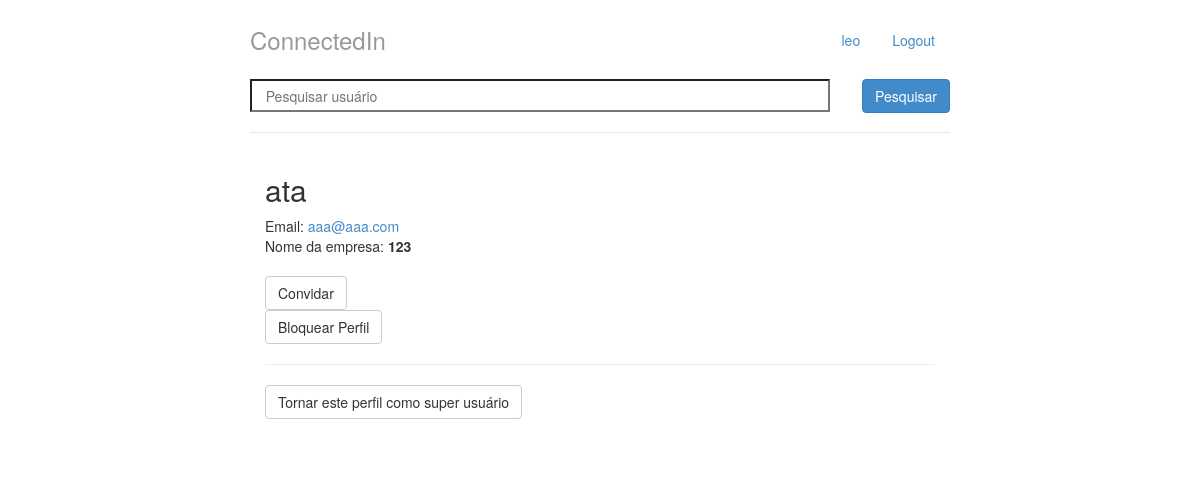
/perfil/4 (signed in), run on the app's committed database.
### perfis/models.py (models this page shows, shortened)
class Perfil(models.Model):
    nome = models.CharField(max_length=255, null=False)
    telefone = models.CharField(max_length=15, null=False)
    nome_empresa = models.CharField(max_length=255, null=False)
    contatos = models.ManyToManyField('self', related_name = 'meus_contatos')
    contatos_bloqueados = models.ManyToManyField('self', related_name = 'meus_contatos_bloqueados', symmetrical=False, through='Bloqueio')
    usuario = models.OneToOneField(User, related_name="perfil", on_delete = models.CASCADE)
    @property
    def email(self):
        return self.usuario.email
    @property
    def superuser(self):
        return self.usuario.is_superuser
    @property
    def meus_bloqueios(self):
        bloqueio = Bloqueio.objects.filter(bloqueador=self)
        return bloqueio
    def pode_convidar(self, perfil):
        convites = Convite.objects.filter(solicitante=self, convidado=perfil).all()
        if len(convites) == 0:
            return self.id != perfil.id and perfil not in self.contatos.all()
        return False
    def pode_bloquear(self, perfil):
        for i in self.meus_bloqueios.all():
            if i.bloqueado.id == perfil.id:
                return False
        return self.id != perfil.id
    def pode_exibir(self, perfil):
        for i in perfil.meus_bloqueios.all():
            if i.bloqueado.id == self.id:
                return False
        return True

### perfis/views.py (the view)
# urls.py: path('perfil/<int:perfil_id>', views.exibir_perfil, name='exibir'),
@login_required
def exibir_perfil(request, perfil_id):
	perfil = Perfil.objects.get(id=perfil_id)
	perfil_logado = get_perfil_logado(request)
	posso_convidar = perfil_logado.pode_convidar(perfil)
	posso_bloquear = perfil_logado.pode_bloquear(perfil)
	posso_exibir = perfil_logado.pode_exibir(perfil)
	return render(request, 'perfil.html',
		          {'perfil' : perfil,
				   'perfil_logado' : perfil_logado, 'posso_convidar': posso_convidar, 'posso_bloquear': posso_bloquear, 'posso_exibir': posso_exibir})

### perfis/views.py (called while the page is built)
@login_required
def get_perfil_logado(request):
	return request.user.perfil

### perfis/templates/perfil.html (shortened to what this page needs)
{% extends 'base.html' %}
{% block body %}
<div class = "col-lg-12">
		{% if posso_exibir %}
				<h2 style="margin-top: 0px">{{ perfil.nome }}</h2>
				<address>
					Email: <a href = "mailto:{{ perfil.email }}">{{ perfil.email }}</a>
					<br>
					Nome da empresa: <strong>{{ perfil.nome_empresa }}</strong>
				</address>
				{% if posso_convidar %}
					<a class="btn btn-default" href = "{% url 'convidar' perfil.id %}">
						Convidar
					</a>
					<br>
				{% endif %}
				{% if posso_bloquear %}
					<button class="btn btn-default" id="btn-confirm">Bloquear Perfil</button>
					<hr/>
					{% if perfil_logado.superuser and not perfil.superuser %}
						<a class="btn btn-default" href = "{% url 'super' perfil.id %}">
							Tornar este perfil como super usuário
						</a>
					{% endif %}
				{% endif %}
		{% else %}
			<h1>Usuário não existe</h1>
		{% endif %}
</div>
{% endblock %}

### perfis/templates/base.html (shortened to what this page needs)
{% load staticfiles %}
<!doctype html>
<html lang = "pt-br">
	<head>
		<link rel="stylesheet"
			 href="{% static 'styles/bootstrap.css' %}">
		<link rel="stylesheet"
			 href="{% static 'styles/main.css' %}">
	</head>
	<body>
		<div class="container">
			<div class = "header">
				{% if request.user.perfil %}
				<ul class = "nav nav-pills pull-right">
					<li><a href = "{% url 'exibir' perfil_logado.id %}">{{ perfil_logado.nome }}</a></li>
					<li><a href = "/logout/">Logout</a></li>
				</ul>
				<a href="{% url 'index' %}" style = "text-decoration:none">
					<h3 class = "text-muted">ConnectedIn</h3>
				</a>
			<form class = "form-signin"  method="post"
    	    	action="{% url 'pesquisar' %}">
    			<input name="nome" id="nome_id" required placeholder="   Pesquisar usuário" style="min-height: 33px; min-width: 580px;">
    			<button class="btn btn-primary pull-right" type="submit">Pesquisar</button>
			</form>
			{% else %}
				<h3 class = "text-muted">ConnectedIn</h3>
			{% endif %}
			<br>
			</div>
			<div class="row content">
				{% block body %}
				{% endblock %}
			</div>
		</div>
	</body>
</html>

### perfis/static/styles/main.css (style rules this page uses)
body { padding-top: 20px; padding-bottom: 20px; }
.header, .content, .footer { padding-left: 15px; padding-right: 15px; }
.header { border-bottom: 1px solid #e5e5e5; }
.header h3 { margin-top: 0; margin-bottom: 0; line-height: 40px; padding-bottom: 19px; }
@media (min-width: 768px) { .container { max-width: 730px; } }
.content { margin: 40px 0; }
@media screen and (min-width: 768px) { .header, .content, .footer { padding-left: 0; padding-right: 0; } }
@media screen and (min-width: 768px) { .header { margin-bottom: 30px; } }

### data on the page
Perfil: nome "leo"
Perfil: nome "ata", email "aaa@aaa.com", nome_empresa "123"
